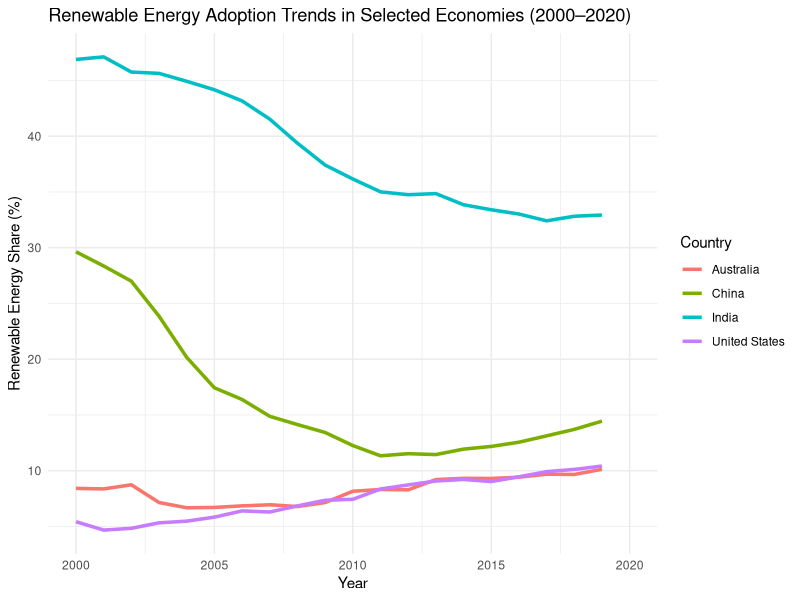
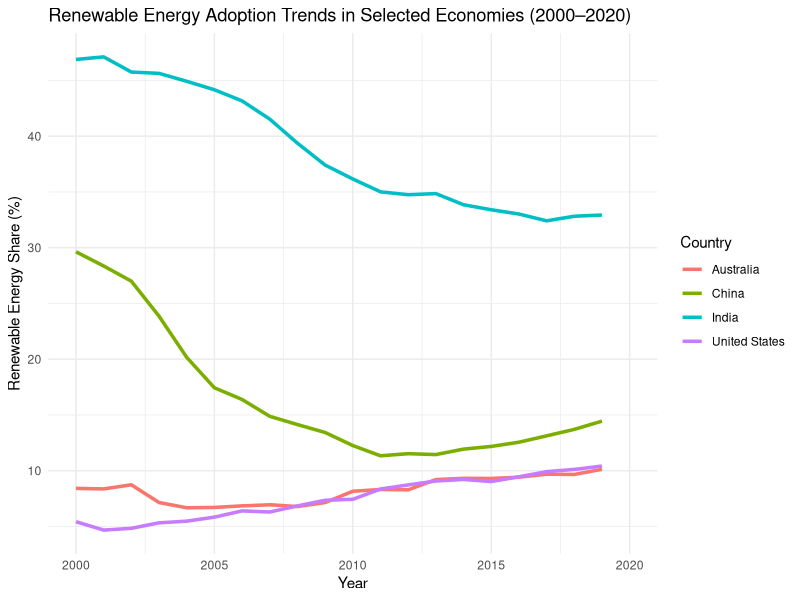
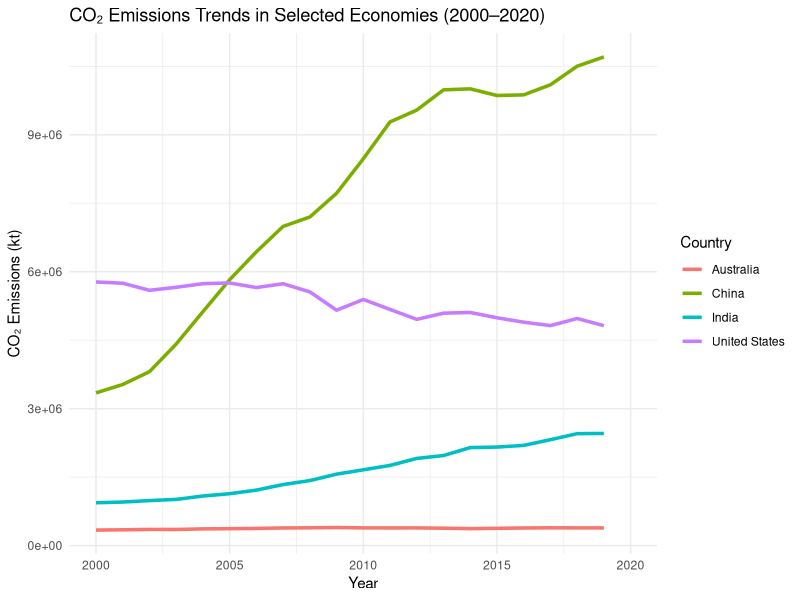

These figures' R source, in order:
library(tidyverse)

energy_analysis <- read_csv(
  "Data/energy_analysis.csv"
)

#  renewable energy trend

renewable_plot <- ggplot(
  energy_analysis,
  aes(
    x = year,
    y = renewable_energy_share_in_the_total_final_energy_consumption_percent,
    color = entity
  )
) +
  geom_line(size = 1.2) +
  labs(
    title = "Renewable Energy Adoption Trends in Selected Economies (2000–2020)",
    x = "Year",
    y = "Renewable Energy Share (%)",
    color = "Country"
  ) +
  theme_minimal()

renewable_plot

# save plot
ggsave(
  "figures/renewable_trend.png",
  plot = renewable_plot,
  width = 8,
  height = 5
)

# co2 emission trend

co2_plot <- ggplot(
  energy_analysis,
  aes(
    x = year,
    y = value_co2_emissions_kt_by_country,
    color = entity
  )
) +
  geom_line(size = 1.2) +
  labs(
    title = "CO₂ Emissions Trends in Selected Economies (2000–2020)",
    x = "Year",
    y = "CO₂ Emissions (kt)",
    color = "Country"
  ) +
  theme_minimal()

ggsave(
  "Figures/co2_trend.png",
  width = 8,
  height = 5
)
